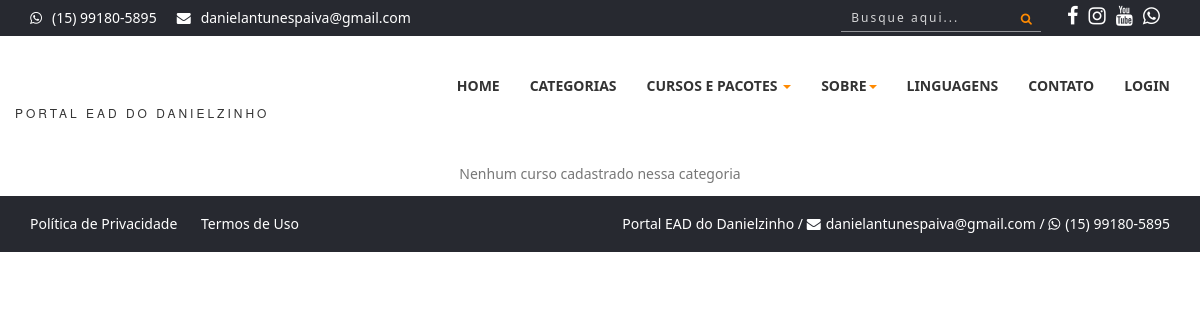
The app's page /categoria-dadadada, older data.
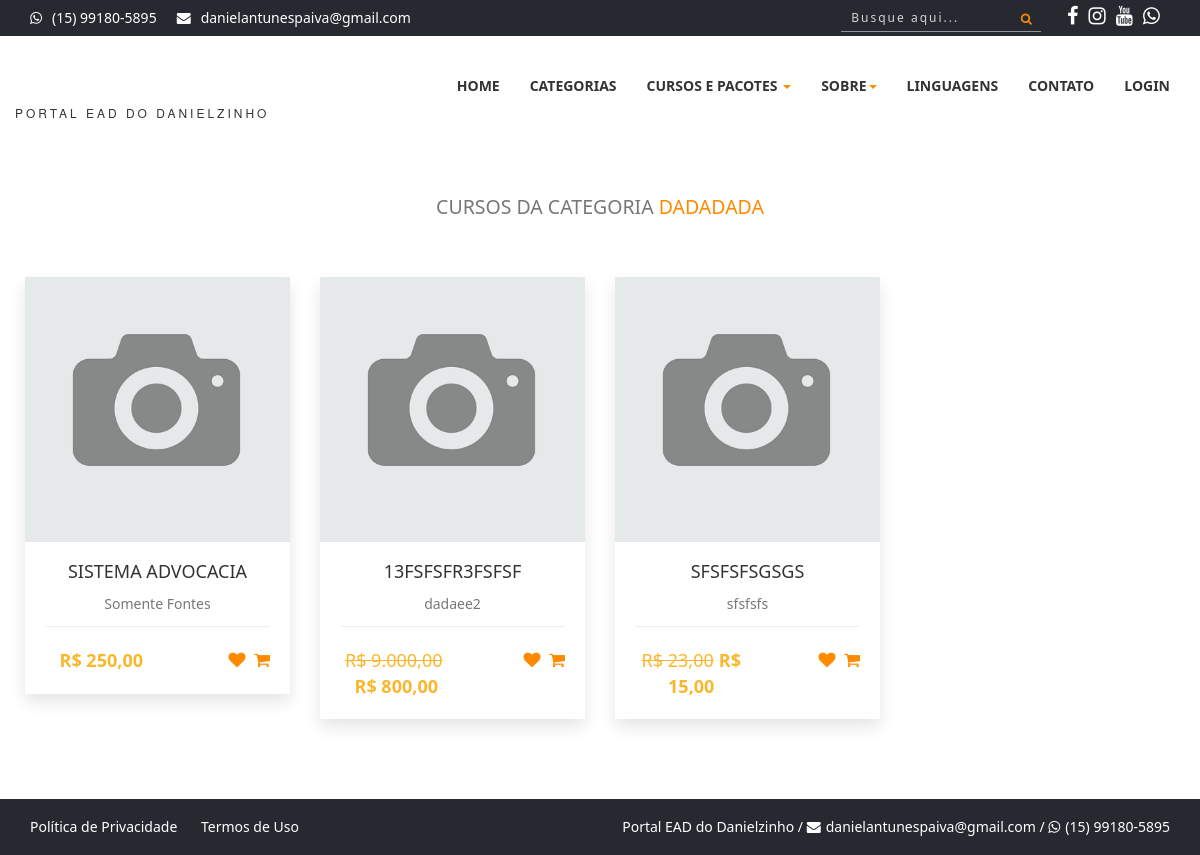
The same page, newer data.
### tables this page shows
CREATE TABLE `categorias` (
  `id` int(11) NOT NULL,
  `nome` varchar(50) NOT NULL,
  `descricao` varchar(50) NOT NULL,
  `foto` varchar(100) DEFAULT NULL,
  `nome_url` varchar(100) DEFAULT NULL
);

CREATE TABLE `cursos` (
  `id` int(11) NOT NULL,
  `nome` varchar(50) NOT NULL,
  `desc_rapida` varchar(60) NOT NULL,
  `desc_longa` text NOT NULL,
  `valor` decimal(8,2) NOT NULL,
  `professor` int(11) NOT NULL,
  `categoria` int(11) NOT NULL,
  `imagem` varchar(100) NOT NULL,
  `status` varchar(20) NOT NULL,
  `carga` int(11) NOT NULL,
  `mensagem` varchar(255) NOT NULL,
  `arquivo` varchar(150) NOT NULL,
  `ano` int(11) NOT NULL,
  `palavras` varchar(255) NOT NULL,
  `grupo` int(11) NOT NULL,
  `nome_url` varchar(150) NOT NULL,
  `pacote` varchar(100) NOT NULL,
  `sistema` varchar(5) NOT NULL,
  `link` varchar(150) NOT NULL,
  `tecnologias` varchar(150) NOT NULL,
  `promocao` decimal(8,2) NOT NULL
);

### categoria.php (the view, shortened to what this page needs)
<?php
require_once('cabecalho.php');
$url = $_GET['url'];
$query = $pdo->query("SELECT * FROM categorias WHERE nome_url = '$url'");
$res = $query->fetchAll(PDO::FETCH_ASSOC);
$id_cat = $res[0]['id'];
$nome_cat = $res[0]['nome'];
$query = $pdo->query("SELECT * FROM cursos where categoria = '$id_cat' order by id desc");
$res = $query->fetchAll(PDO::FETCH_ASSOC);
$total_reg = @count($res);
if ($total_reg > 0) {
?>
    <div class="section-heading text-center">
        <div class="col-md-12 col-xs-12" style="margin-top:50px">
            <h2><small>Cursos da Categoria <span><?php echo $nome_cat ?></span></small></h2>
        </div>
    </div>
    <section id="portfolio">
        <div class="row" style="margin-left:10px; margin-right:10px; margin-top:-10px;">
            <?php
            for ($i = 0; $i < $total_reg; $i++) {
                $nome = $res[$i]['nome'];
                $desc_rapida = $res[$i]['desc_rapida'];
                $valor = $res[$i]['valor'];
                $promocao = $res[$i]['promocao'];
                $foto = $res[$i]['imagem'];
                $url = $res[$i]['nome_url'];
                $valorF = number_format($valor, 2, ',', '.',);
                $promocaoF = number_format($promocao, 2, ',', '.',);
            ?>
                <div class="col-xs-12 col-sm-6 col-md-3 col-lg-3 portfolio-item">
                    <div class="portfolio-one">
                        <div class="portfolio-head">
                            <div class="portfolio-img"><img alt="" src="sistema/painel-admin/img/cursos/<?php echo $foto ?>"></div>
                        </div>
                        <div class="portfolio-content" align="center">
                            <a href="curso-de-<?php echo $url ?>" title="Detalhes do Curso">
                                <h5 class="title"><?php echo $nome ?></h5>
                                <p style="margin-top:0px;"><?php echo $desc_rapida ?></p>
                            </a>
                            <div class="product-bottom-details">
                                <?php
                                if ($promocao > 0) {
                                ?>
                                    <div class="product-price"><small>R$ <?php echo $valorF ?></small>R$ <?php echo $promocaoF ?></div>
                                <?php } else { ?>
                                    <div class="product-price">R$ <?php echo $valorF ?></div>
                                <?php } ?>
                                <div class="product-links">
                                    <a href=""><i class="fa fa-heart"></i></a>
                                    <a href=""><i class="fa fa-shopping-cart"></i></a>
                                </div>
                            </div>
                        </div>
                    </div>
                </div>
            <?php
            }
            ?>
        </div>
    </section>
<?php
} else {
    echo '<br> <p align="center">Nenhum curso cadastrado nessa categoria</p>';
}
require_once('rodape.php');
?>

Row changes from the older to the newer data that the page shows:
now on this page (row edited): categorias: nome "DADADADA"
added cursos: imagem (picture), nome "SISTEMA ADVOCACIA", desc_rapida "Somente Fontes", valor "250,00"
now on this page (row edited): cursos: imagem (picture), nome "13FSFSFR3FSFSF", desc_rapida "dadaee2", valor "9.000,00", promocao "800,00"
now on this page (row edited): cursos: imagem (picture), nome "SFSFSFSGSGS", desc_rapida "sfsfsfs", valor "23,00", promocao "15,00"
Text that changed along with them:
text no longer shown: "Nenhum curso cadastrado nessa categoria"
text now shown: "CURSOS DA CATEGORIA"
